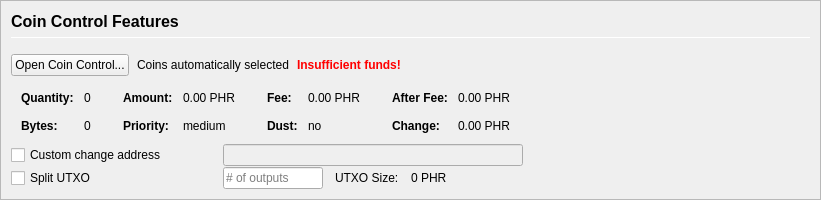
         <widget class="QFrame" name="frameCoinControl">
          <property name="sizePolicy">
           <sizepolicy hsizetype="Expanding" vsizetype="Expanding">
            <horstretch>0</horstretch>
            <verstretch>0</verstretch>
           </sizepolicy>
          </property>
          <property name="maximumSize">
           <size>
            <width>16777215</width>
            <height>16777215</height>
           </size>
          </property>
          <property name="frameShape">
           <enum>QFrame::StyledPanel</enum>
          </property>
          <property name="frameShadow">
           <enum>QFrame::Sunken</enum>
          </property>
          <layout class="QVBoxLayout" name="verticalLayoutCoinControl2">
           <property name="spacing">
            <number>0</number>
           </property>
           <property name="leftMargin">
            <number>0</number>
           </property>
           <property name="topMargin">
            <number>0</number>
           </property>
           <property name="rightMargin">
            <number>0</number>
           </property>
           <property name="bottomMargin">
            <number>0</number>
           </property>
           <item>
            <widget class="QFrame" name="frameCoinControl_BG">
             <layout class="QVBoxLayout" name="verticalLayoutCoinControl" stretch="0,0,0,0,0,0">
              <property name="spacing">
               <number>1</number>
              </property>
              <property name="leftMargin">
               <number>10</number>
              </property>
              <property name="topMargin">
               <number>10</number>
              </property>
              <item>
               <layout class="QHBoxLayout" name="horizontalLayoutCoinControl1">
                <property name="bottomMargin">
                 <number>15</number>
                </property>
                <item>
                 <layout class="QVBoxLayout" name="verticalLayout_3">
                  <property name="spacing">
                   <number>6</number>
                  </property>
                  <item>
                   <widget class="QLabel" name="labelCoinControlFeatures">
                    <property name="sizePolicy">
                     <sizepolicy hsizetype="Preferred" vsizetype="Maximum">
                      <horstretch>0</horstretch>
                      <verstretch>0</verstretch>
                     </sizepolicy>
                    </property>
                    <property name="minimumSize">
                     <size>
                      <width>0</width>
                      <height>20</height>
                     </size>
                    </property>
                    <property name="font">
                     <font>
                      <pointsize>12</pointsize>
                      <weight>75</weight>
                      <bold>true</bold>
                     </font>
                    </property>
                    <property name="styleSheet">
                     <string notr="true">font-weight:bold;</string>
                    </property>
                    <property name="text">
                     <string>Coin Control Features</string>
                    </property>
                   </widget>
                  </item>
                  <item>
                   <widget class="Line" name="line">
                    <property name="minimumSize">
                     <size>
                      <width>0</width>
                      <height>1</height>
                     </size>
                    </property>
                    <property name="maximumSize">
                     <size>
                      <width>16777215</width>
                      <height>1</height>
                     </size>
                    </property>
                    <property name="orientation">
                     <enum>Qt::Horizontal</enum>
                    </property>
                   </widget>
                  </item>
                 </layout>
                </item>
               </layout>
              </item>
              <item>
               <layout class="QHBoxLayout" name="horizontalLayoutCoinControl2" stretch="0,0,0,0">
                <property name="spacing">
                 <number>8</number>
                </property>
                <property name="bottomMargin">
                 <number>10</number>
                </property>
                <item>
                 <widget class="QPushButton" name="pushButtonCoinControl">
                  <property name="styleSheet">
                   <string notr="true"/>
                  </property>
                  <property name="text">
                   <string>Open Coin Control...</string>
                  </property>
                  <property name="autoDefault">
                   <bool>false</bool>
                  </property>
                 </widget>
                </item>
                <item>
                 <widget class="QLabel" name="labelCoinControlAutomaticallySelected">
                  <property name="text">
                   <string>Coins automatically selected</string>
                  </property>
                  <property name="margin">
                   <number>5</number>
                  </property>
                 </widget>
                </item>
                <item>
                 <widget class="QLabel" name="labelCoinControlInsuffFunds">
                  <property name="font">
                   <font>
                    <weight>75</weight>
                    <bold>true</bold>
                   </font>
                  </property>
                  <property name="styleSheet">
                   <string notr="true">color:red;font-weight:bold;</string>
                  </property>
                  <property name="text">
                   <string>Insufficient funds!</string>
                  </property>
                  <property name="margin">
                   <number>5</number>
                  </property>
                 </widget>
                </item>
                <item>
                 <spacer name="horizontalSpacerCoinControl">
                  <property name="orientation">
                   <enum>Qt::Horizontal</enum>
                  </property>
                  <property name="sizeHint" stdset="0">
                   <size>
                    <width>40</width>
                    <height>1</height>
                   </size>
                  </property>
                 </spacer>
                </item>
               </layout>
              </item>
              <item>
               <widget class="QWidget" name="widgetCoinControl" native="true">
                <property name="sizePolicy">
                 <sizepolicy hsizetype="Preferred" vsizetype="Preferred">
                  <horstretch>0</horstretch>
                  <verstretch>0</verstretch>
                 </sizepolicy>
                </property>
                <property name="minimumSize">
                 <size>
                  <width>0</width>
                  <height>0</height>
                 </size>
                </property>
                <property name="styleSheet">
                 <string notr="true"/>
                </property>
                <layout class="QHBoxLayout" name="horizontalLayoutCoinControl5">
                 <property name="leftMargin">
                  <number>0</number>
                 </property>
                 <property name="topMargin">
                  <number>0</number>
                 </property>
                 <property name="rightMargin">
                  <number>0</number>
                 </property>
                 <property name="bottomMargin">
                  <number>0</number>
                 </property>
                 <item>
                  <layout class="QHBoxLayout" name="horizontalLayoutCoinControl3" stretch="0,0,0,1">
                   <property name="spacing">
                    <number>20</number>
                   </property>
                   <property name="topMargin">
                    <number>0</number>
                   </property>
                   <property name="bottomMargin">
                    <number>10</number>
                   </property>
                   <item>
                    <layout class="QFormLayout" name="formLayoutCoinControl1">
                     <property name="horizontalSpacing">
                      <number>10</number>
                     </property>
                     <property name="verticalSpacing">
                      <number>14</number>
                     </property>
                     <property name="leftMargin">
                      <number>10</number>
                     </property>
                     <property name="topMargin">
                      <number>4</number>
                     </property>
                     <property name="rightMargin">
                      <number>6</number>
                     </property>
                     <item row="0" column="0">
                      <widget class="QLabel" name="labelCoinControlQuantityText">
                       <property name="font">
                        <font>
                         <weight>75</weight>
                         <bold>true</bold>
                        </font>
                       </property>
                       <property name="text">
                        <string>Quantity:</string>
                       </property>
                       <property name="margin">
                        <number>0</number>
                       </property>
                      </widget>
                     </item>
                     <item row="0" column="1">
                      <widget class="QLabel" name="labelCoinControlQuantity">
                       <property name="cursor">
                        <cursorShape>IBeamCursor</cursorShape>
                       </property>
                       <property name="contextMenuPolicy">
                        <enum>Qt::ActionsContextMenu</enum>
                       </property>
                       <property name="text">
                        <string notr="true">0</string>
                       </property>
                       <property name="margin">
                        <number>0</number>
                       </property>
                       <property name="textInteractionFlags">
                        <set>Qt::LinksAccessibleByMouse|Qt::TextSelectableByKeyboard|Qt::TextSelectableByMouse</set>
                       </property>
                      </widget>
                     </item>
                     <item row="1" column="0">
                      <widget class="QLabel" name="labelCoinControlBytesText">
                       <property name="font">
                        <font>
                         <weight>75</weight>
                         <bold>true</bold>
                        </font>
                       </property>
                       <property name="text">
                        <string>Bytes:</string>
                       </property>
                      </widget>
                     </item>
                     <item row="1" column="1">
                      <widget class="QLabel" name="labelCoinControlBytes">
                       <property name="cursor">
                        <cursorShape>IBeamCursor</cursorShape>
                       </property>
                       <property name="contextMenuPolicy">
                        <enum>Qt::ActionsContextMenu</enum>
                       </property>
                       <property name="text">
                        <string notr="true">0</string>
                       </property>
                       <property name="textInteractionFlags">
                        <set>Qt::LinksAccessibleByMouse|Qt::TextSelectableByKeyboard|Qt::TextSelectableByMouse</set>
                       </property>
                      </widget>
                     </item>
                    </layout>
                   </item>
                   <item>
                    <layout class="QFormLayout" name="formLayoutCoinControl2">
                     <property name="horizontalSpacing">
                      <number>10</number>
                     </property>
                     <property name="verticalSpacing">
                      <number>14</number>
                     </property>
                     <property name="leftMargin">
                      <number>6</number>
                     </property>
                     <property name="topMargin">
                      <number>4</number>
                     </property>
                     <property name="rightMargin">
                      <number>6</number>
                     </property>
                     <item row="0" column="0">
                      <widget class="QLabel" name="labelCoinControlAmountText">
                       <property name="font">
                        <font>
                         <weight>75</weight>
                         <bold>true</bold>
                        </font>
                       </property>
                       <property name="text">
                        <string>Amount:</string>
                       </property>
                       <property name="margin">
                        <number>0</number>
                       </property>
                      </widget>
                     </item>
                     <item row="0" column="1">
                      <widget class="QLabel" name="labelCoinControlAmount">
                       <property name="cursor">
                        <cursorShape>IBeamCursor</cursorShape>
                       </property>
                       <property name="contextMenuPolicy">
                        <enum>Qt::ActionsContextMenu</enum>
                       </property>
                       <property name="text">
                        <string notr="true">0.00 PHR</string>
                       </property>
                       <property name="textInteractionFlags">
                        <set>Qt::LinksAccessibleByMouse|Qt::TextSelectableByKeyboard|Qt::TextSelectableByMouse</set>
                       </property>
                      </widget>
                     </item>
                     <item row="1" column="0">
                      <widget class="QLabel" name="labelCoinControlPriorityText">
                       <property name="font">
                        <font>
                         <weight>75</weight>
                         <bold>true</bold>
                        </font>
                       </property>
                       <property name="text">
                        <string>Priority:</string>
                       </property>
                      </widget>
                     </item>
                     <item row="1" column="1">
                      <widget class="QLabel" name="labelCoinControlPriority">
                       <property name="cursor">
                        <cursorShape>IBeamCursor</cursorShape>
                       </property>
                       <property name="contextMenuPolicy">
                        <enum>Qt::ActionsContextMenu</enum>
                       </property>
                       <property name="text">
                        <string>medium</string>
                       </property>
                       <property name="textInteractionFlags">
                        <set>Qt::LinksAccessibleByMouse|Qt::TextSelectableByKeyboard|Qt::TextSelectableByMouse</set>
                       </property>
                      </widget>
                     </item>
                    </layout>
                   </item>
                   <item>
                    <layout class="QFormLayout" name="formLayoutCoinControl3">
                     <property name="horizontalSpacing">
                      <number>10</number>
                     </property>
                     <property name="verticalSpacing">
                      <number>14</number>
                     </property>
                     <property name="leftMargin">
                      <number>6</number>
                     </property>
                     <property name="topMargin">
                      <number>4</number>
                     </property>
                     <property name="rightMargin">
                      <number>6</number>
                     </property>
                     <item row="0" column="0">
                      <widget class="QLabel" name="labelCoinControlFeeText">
                       <property name="font">
                        <font>
                         <weight>75</weight>
                         <bold>true</bold>
                        </font>
                       </property>
                       <property name="text">
                        <string>Fee:</string>
                       </property>
                       <property name="margin">
                        <number>0</number>
                       </property>
                      </widget>
                     </item>
                     <item row="0" column="1">
                      <widget class="QLabel" name="labelCoinControlFee">
                       <property name="cursor">
                        <cursorShape>IBeamCursor</cursorShape>
                       </property>
                       <property name="contextMenuPolicy">
                        <enum>Qt::ActionsContextMenu</enum>
                       </property>
                       <property name="text">
                        <string notr="true">0.00 PHR</string>
                       </property>
                       <property name="textInteractionFlags">
                        <set>Qt::LinksAccessibleByMouse|Qt::TextSelectableByKeyboard|Qt::TextSelectableByMouse</set>
                       </property>
                      </widget>
                     </item>
                     <item row="1" column="0">
                      <widget class="QLabel" name="labelCoinControlLowOutputText">
                       <property name="font">
                        <font>
                         <weight>75</weight>
                         <bold>true</bold>
                        </font>
                       </property>
                       <property name="text">
                        <string>Dust:</string>
                       </property>
                      </widget>
                     </item>
                     <item row="1" column="1">
                      <widget class="QLabel" name="labelCoinControlLowOutput">
                       <property name="cursor">
                        <cursorShape>IBeamCursor</cursorShape>
                       </property>
                       <property name="contextMenuPolicy">
                        <enum>Qt::ActionsContextMenu</enum>
                       </property>
                       <property name="text">
                        <string>no</string>
                       </property>
                       <property name="textInteractionFlags">
                        <set>Qt::LinksAccessibleByMouse|Qt::TextSelectableByKeyboard|Qt::TextSelectableByMouse</set>
                       </property>
                      </widget>
                     </item>
                    </layout>
                   </item>
                   <item>
                    <layout class="QFormLayout" name="formLayoutCoinControl4">
                     <property name="horizontalSpacing">
                      <number>10</number>
                     </property>
                     <property name="verticalSpacing">
                      <number>14</number>
                     </property>
                     <property name="leftMargin">
                      <number>6</number>
                     </property>
                     <property name="topMargin">
                      <number>4</number>
                     </property>
                     <property name="rightMargin">
                      <number>6</number>
                     </property>
                     <item row="0" column="0">
                      <widget class="QLabel" name="labelCoinControlAfterFeeText">
                       <property name="font">
                        <font>
                         <weight>75</weight>
                         <bold>true</bold>
                        </font>
                       </property>
                       <property name="text">
                        <string>After Fee:</string>
                       </property>
                       <property name="margin">
                        <number>0</number>
                       </property>
                      </widget>
                     </item>
                     <item row="0" column="1">
                      <widget class="QLabel" name="labelCoinControlAfterFee">
                       <property name="cursor">
                        <cursorShape>IBeamCursor</cursorShape>
                       </property>
                       <property name="contextMenuPolicy">
                        <enum>Qt::ActionsContextMenu</enum>
                       </property>
                       <property name="text">
                        <string notr="true">0.00 PHR</string>
                       </property>
                       <property name="textInteractionFlags">
                        <set>Qt::LinksAccessibleByMouse|Qt::TextSelectableByKeyboard|Qt::TextSelectableByMouse</set>
                       </property>
                      </widget>
                     </item>
                     <item row="1" column="0">
                      <widget class="QLabel" name="labelCoinControlChangeText">
                       <property name="font">
                        <font>
                         <weight>75</weight>
                         <bold>true</bold>
                        </font>
                       </property>
                       <property name="text">
                        <string>Change:</string>
                       </property>
                      </widget>
                     </item>
                     <item row="1" column="1">
                      <widget class="QLabel" name="labelCoinControlChange">
                       <property name="cursor">
                        <cursorShape>IBeamCursor</cursorShape>
                       </property>
                       <property name="contextMenuPolicy">
                        <enum>Qt::ActionsContextMenu</enum>
                       </property>
                       <property name="text">
                        <string notr="true">0.00 PHR</string>
                       </property>
                       <property name="textInteractionFlags">
                        <set>Qt::LinksAccessibleByMouse|Qt::TextSelectableByKeyboard|Qt::TextSelectableByMouse</set>
                       </property>
                      </widget>
                     </item>
                    </layout>
                   </item>
                  </layout>
                 </item>
                </layout>
               </widget>
              </item>
              <item>
               <layout class="QHBoxLayout" name="horizontalLayoutCoinControl4">
                <property name="spacing">
                 <number>12</number>
                </property>
                <property name="sizeConstraint">
                 <enum>QLayout::SetDefaultConstraint</enum>
                </property>
                <property name="topMargin">
                 <number>0</number>
                </property>
                <property name="rightMargin">
                 <number>0</number>
                </property>
                <item>
                 <widget class="QCheckBox" name="checkBoxCoinControlChange">
                  <property name="sizePolicy">
                   <sizepolicy hsizetype="Preferred" vsizetype="Preferred">
                    <horstretch>0</horstretch>
                    <verstretch>0</verstretch>
                   </sizepolicy>
                  </property>
                  <property name="minimumSize">
                   <size>
                    <width>200</width>
                    <height>0</height>
                   </size>
                  </property>
                  <property name="maximumSize">
                   <size>
                    <width>200</width>
                    <height>16777215</height>
                   </size>
                  </property>
                  <property name="toolTip">
                   <string>If this is activated, but the change address is empty or invalid, change will be sent to a newly generated address.</string>
                  </property>
                  <property name="text">
                   <string>Custom change address</string>
                  </property>
                 </widget>
                </item>
                <item>
                 <widget class="QValidatedLineEdit" name="lineEditCoinControlChange">
                  <property name="enabled">
                   <bool>false</bool>
                  </property>
                  <property name="sizePolicy">
                   <sizepolicy hsizetype="Preferred" vsizetype="Preferred">
                    <horstretch>0</horstretch>
                    <verstretch>0</verstretch>
                   </sizepolicy>
                  </property>
                  <property name="minimumSize">
                   <size>
                    <width>300</width>
                    <height>0</height>
                   </size>
                  </property>
                 </widget>
                </item>
                <item>
                 <widget class="QLabel" name="labelCoinControlChangeLabel">
                  <property name="sizePolicy">
                   <sizepolicy hsizetype="Preferred" vsizetype="Preferred">
                    <horstretch>0</horstretch>
                    <verstretch>0</verstretch>
                   </sizepolicy>
                  </property>
                  <property name="minimumSize">
                   <size>
                    <width>100</width>
                    <height>0</height>
                   </size>
                  </property>
                  <property name="text">
                   <string/>
                  </property>
                  <property name="margin">
                   <number>3</number>
                  </property>
                 </widget>
                </item>
               </layout>
              </item>
              <item>
               <layout class="QHBoxLayout" name="horizontalLayoutCoinControl6">
                <property name="spacing">
                 <number>12</number>
                </property>
                <property name="rightMargin">
                 <number>0</number>
                </property>
                <item>
                 <widget class="QCheckBox" name="splitBlockCheckBox">
                  <property name="sizePolicy">
                   <sizepolicy hsizetype="Preferred" vsizetype="Preferred">
                    <horstretch>0</horstretch>
                    <verstretch>0</verstretch>
                   </sizepolicy>
                  </property>
                  <property name="minimumSize">
                   <size>
                    <width>200</width>
                    <height>0</height>
                   </size>
                  </property>
                  <property name="maximumSize">
                   <size>
                    <width>200</width>
                    <height>16777215</height>
                   </size>
                  </property>
                  <property name="text">
                   <string>Split UTXO</string>
                  </property>
                 </widget>
                </item>
                <item>
                 <widget class="QLineEdit" name="splitBlockLineEdit">
                  <property name="sizePolicy">
                   <sizepolicy hsizetype="Preferred" vsizetype="Preferred">
                    <horstretch>50</horstretch>
                    <verstretch>0</verstretch>
                   </sizepolicy>
                  </property>
                  <property name="minimumSize">
                   <size>
                    <width>100</width>
                    <height>0</height>
                   </size>
                  </property>
                  <property name="maximumSize">
                   <size>
                    <width>100</width>
                    <height>16777215</height>
                   </size>
                  </property>
                  <property name="placeholderText">
                   <string># of outputs</string>
                  </property>
                 </widget>
                </item>
                <item>
                 <widget class="QLabel" name="labelBlockSizeText">
                  <property name="text">
                   <string>UTXO Size:</string>
                  </property>
                 </widget>
                </item>
                <item>
                 <widget class="QLabel" name="labelBlockSize">
                  <property name="text">
                   <string>0 PHR</string>
                  </property>
                 </widget>
                </item>
                <item>
                 <spacer name="horizontalSpacer_7">
                  <property name="orientation">
                   <enum>Qt::Horizontal</enum>
                  </property>
                  <property name="sizeHint" stdset="0">
                   <size>
                    <width>40</width>
                    <height>20</height>
                   </size>
                  </property>
                 </spacer>
                </item>
               </layout>
              </item>
              <item>
               <spacer name="verticalSpacerCoinControl">
                <property name="orientation">
                 <enum>Qt::Vertical</enum>
                </property>
                <property name="sizeHint" stdset="0">
                 <size>
                  <width>800</width>
                  <height>1</height>
                 </size>
                </property>
               </spacer>
              </item>
             </layout>
            </widget>
           </item>
          </layout>
         </widget>
